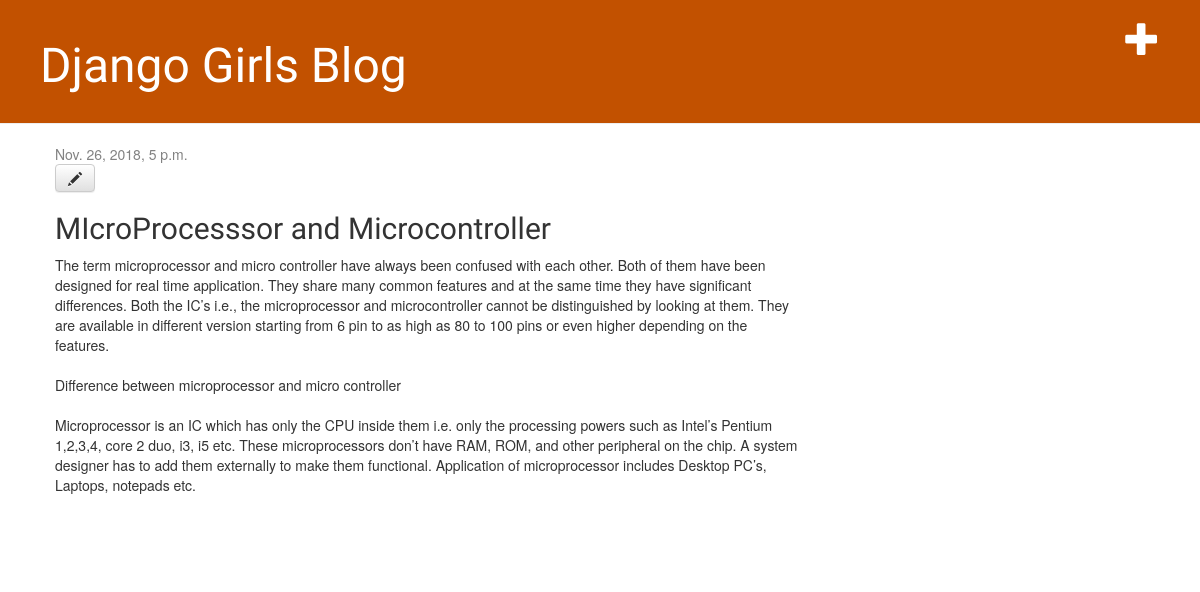
/post/5/, run on an earlier commit of the app's database.
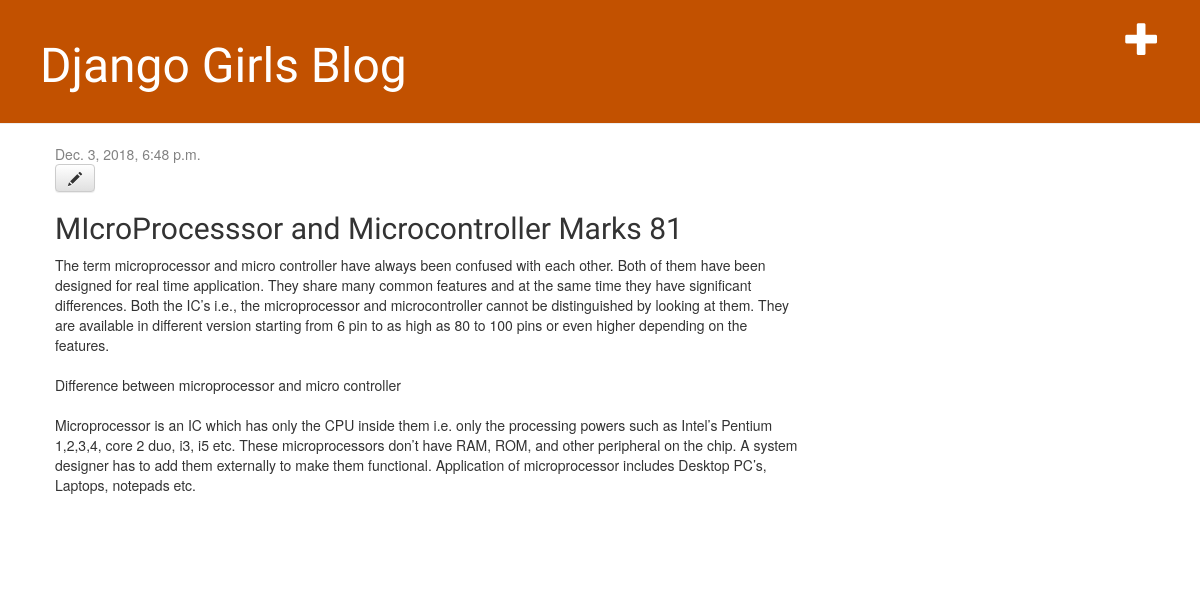
And on a later commit of the database.
### blog/models.py (models this page shows, shortened)
class Post(models.Model):
    author = models.ForeignKey(settings.AUTH_USER_MODEL, on_delete=models.CASCADE)
    title = models.CharField(max_length=200)
    text = models.TextField()
    created_date = models.DateTimeField(default=timezone.now)
    published_date = models.DateTimeField(blank=True, null=True)

### blog/views.py (the view)
# urls.py: path('post/<int:pk>/', views.post_detail, name='post_detail'),
def post_detail(request, pk):
    post = get_object_or_404(Post, pk=pk)
    return render(request, 'blog/post_detail.html', {'post':post})

### blog/templates/blog/post_detail.html
{% extends 'blog/base.html' %}
{% block content %}
    <div class="post">
        {% if post.published_date %}
            <div class="date">
                {{ post.published_date }}
            </div>
        {% endif %}
        <a class="btn btn-default" href="{% url 'post_edit' pk=post.pk %}"><span class="glyphicon glyphicon-pencil"></span></a>
        <h2>{{ post.title }}</h2>
        <p>{{ post.text|linebreaksbr }}</p>
    </div>
{% endblock %}

What changed in the data, as far as the page shows it:
changed Post: published_date "Nov. 26, 2018, 5 p.m." → "Dec. 3, 2018, 6:48 p.m."; title "MIcroProcesssor and Microcontroller" → "MIcroProcesssor and Microcontroller Marks 81"
